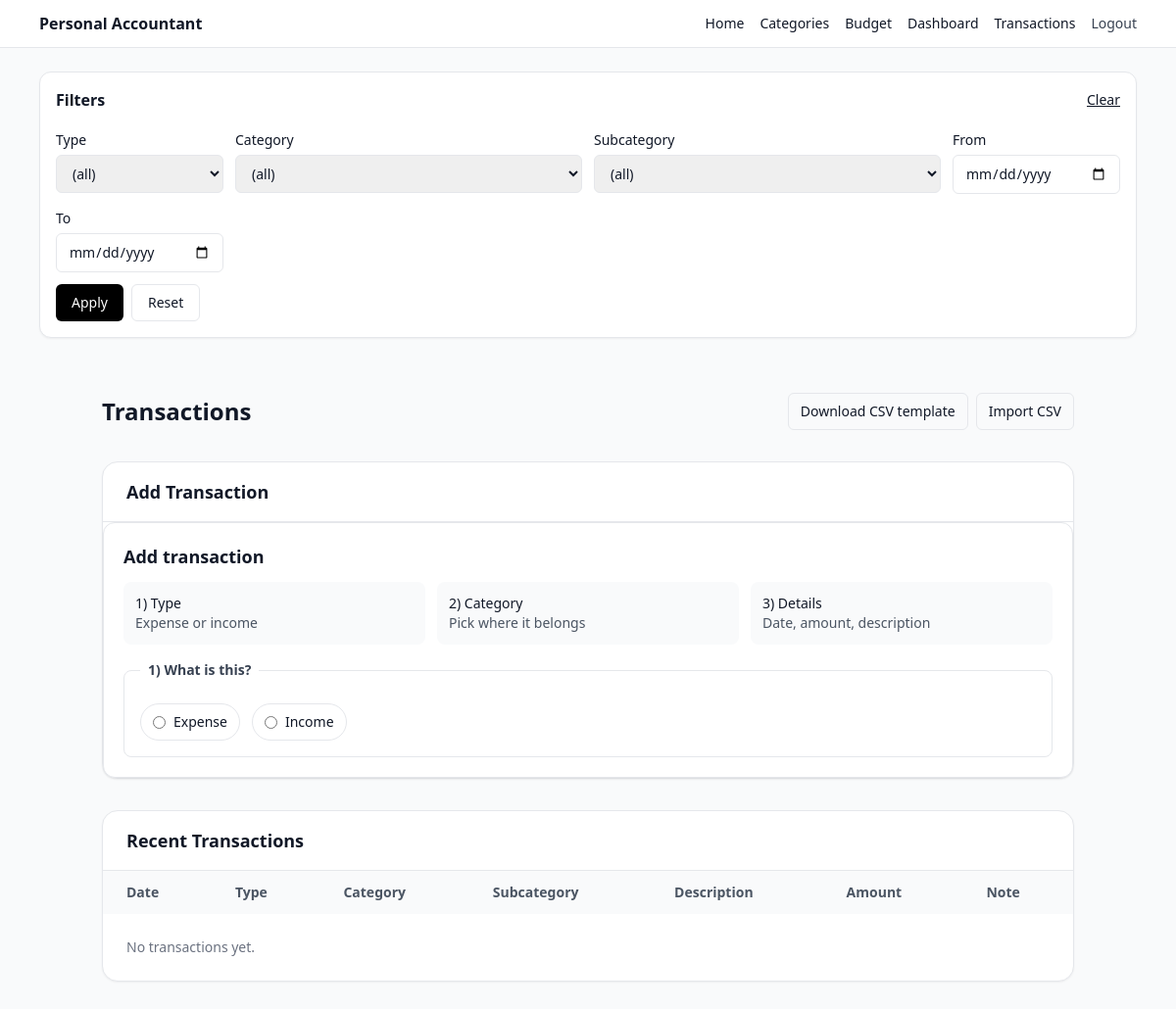
Page /transaction (signed in) on the earlier database version.
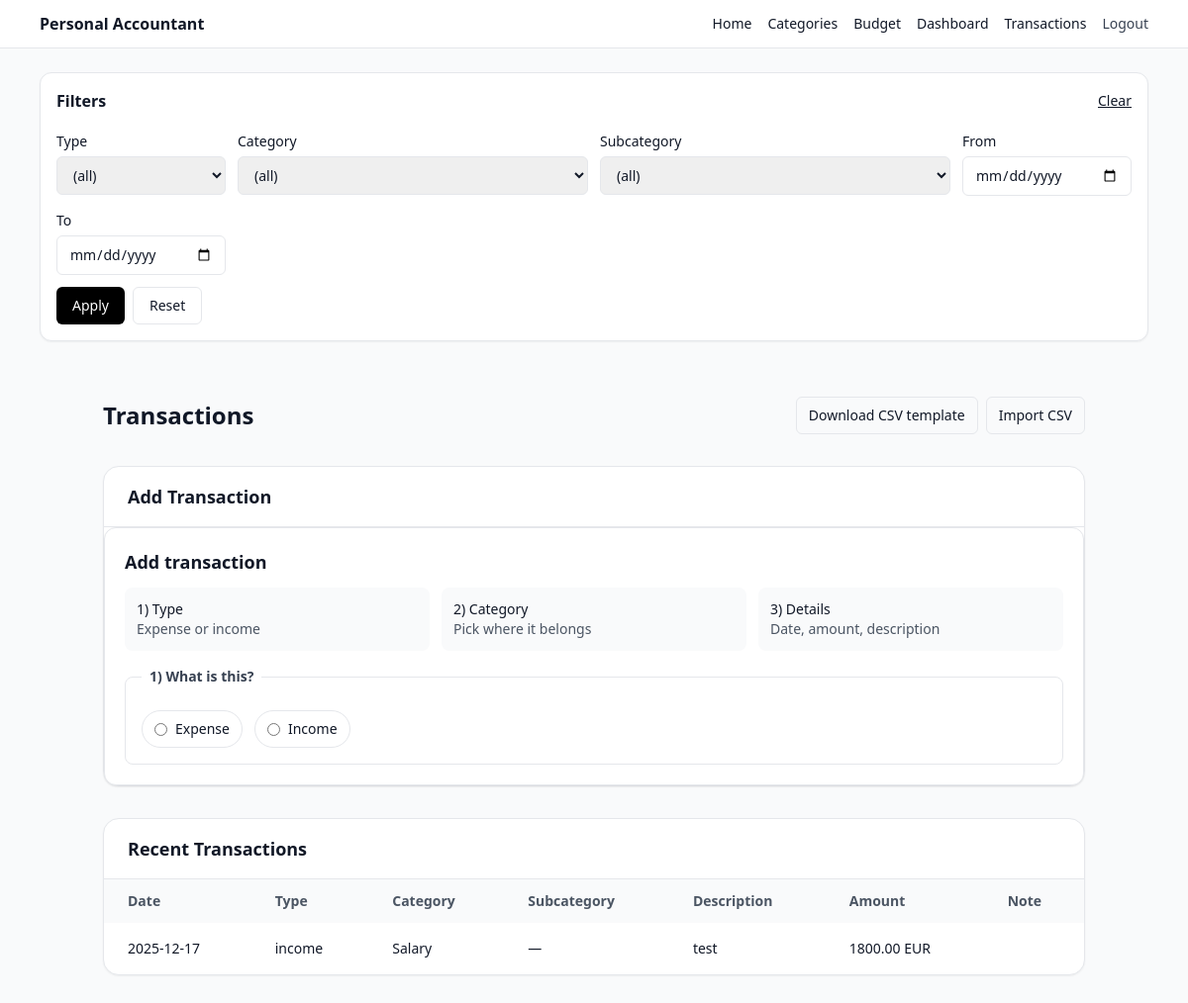
Same page on the later database version.
### app/models.py (models this page shows)
class Transaction(SQLModel, table=True):
    id: Optional[int] = Field(default=None, primary_key=True)
    user_id: int = Field(index=True)
    date: _date = Field(index=True)
    type: BudgetType = Field(index=True)
    category_id: int = Field(index=True)
    subcategory_id: Optional[int] = Field(default=None, index=True)
    description: Optional[str] = None
    amount_cents: int
    currency: str = "EUR"
    note: Optional[str] = None
    created_at: datetime = Field(default_factory=datetime.utcnow, index=True)

class Category(SQLModel, table=True):
    __table_args__ = (
        UniqueConstraint("user_id", "name", name="uq_category_user_name"),
    )
    id: int | None = Field(default=None, primary_key=True)
    user_id: int = Field(foreign_key="user.id", index=True)
    name: str
    icon: str | None = None  # emoji or icon key
    created_at: datetime = Field(default_factory=datetime.utcnow)

### app/routes/transactions.py (the view)
@router.get("/transaction", response_class=HTMLResponse)
def list_transactions(
    request: Request,
    db: Session = Depends(get_session),
    uid: int | None = Depends(current_user_id),
):
    if not uid:
        return RedirectResponse(url="/login", status_code=303)
    qp = request.query_params
    filters = TxFilters(
        tx_type=qp.get("type", "") or "",
        category_id=qp.get("category_id", "") or "",
        subcategory_id=qp.get("subcategory_id", "") or "",
        date_from=qp.get("date_from", "") or "",
        date_to=qp.get("date_to", "") or "",
        currency=qp.get("currency", "") or "",
        q=qp.get("q", "") or "",
    )
    return _render_transactions_page(request, uid, db, filters=filters)

### templates/transactions.html (shortened to what this page needs)
{% extends "_base.html" %}
{% block content %}
  {% include "_transaction_filters.html" %}
  <div class="max-w-5xl mx-auto px-4 py-8 space-y-8">
    <div class="flex items-center justify-between">
      <h1 class="text-2xl font-semibold">Transactions</h1>
      <div class="flex items-center gap-2">
        <a
          href="/transactions/template.csv"
          class="inline-flex items-center rounded-md border px-3 py-2 text-sm hover:bg-gray-50"
        >
          Download CSV template
        </a>
        <a
          href="/transactions/import"
          class="inline-flex items-center rounded-md border px-3 py-2 text-sm hover:bg-gray-50"
        >
          Import CSV
        </a>
      </div>
    </div>
    <div class="rounded-2xl border bg-white shadow-sm">
      <div class="border-b px-6 py-4">
        <h2 class="text-lg font-semibold">Add Transaction</h2>
      </div>
      {% include "_transaction_form_journey.html" %}
    </div>
    <div class="rounded-2xl border bg-white shadow-sm overflow-hidden">
      <div class="border-b px-6 py-4">
        <h2 class="text-lg font-semibold">Recent Transactions</h2>
      </div>
      <div class="overflow-x-auto">
        <table class="min-w-full text-sm">
          <thead class="bg-gray-50 text-gray-600">
            <tr>
              <th class="text-left px-6 py-3">Date</th>
              <th class="text-left px-6 py-3">Type</th>
              <th class="text-left px-6 py-3">Category</th>
              <th class="text-left px-6 py-3">Subcategory</th>
              <th class="text-left px-6 py-3">Description</th>
              <th class="text-left px-6 py-3">Amount</th>
              <th class="text-left px-6 py-3">Note</th>
            </tr>
          </thead>
          <tbody class="divide-y">
            {% for t in transactions %}
              <tr>
                <td class="px-6 py-4 whitespace-nowrap">{{ t.date }}</td>
                <td class="px-6 py-4 whitespace-nowrap">{{ (t.type.value if t.type is not none and t.type.value is defined else t.type) }}</td>
                <td class="px-6 py-4 whitespace-nowrap">
                  {% set cat = categories_by_id.get(t.category_id) %}
                  {% if cat %}
                    {% if cat.icon %}{{ cat.icon }} {% endif %}{{ cat.name }}
                  {% else %}
                    —
                  {% endif %}
                </td>
                <td class="px-6 py-4 whitespace-nowrap">
                  {% if t.subcategory_id %}
                    {% set sub = subcategories_by_id.get(t.subcategory_id) %}
                    {% if sub %}
                      {% if sub.icon %}{{ sub.icon }} {% endif %}{{ sub.name }}
                    {% else %}
                      —
                    {% endif %}
                  {% else %}
                    —
                  {% endif %}
                </td>
                <td class="px-6 py-4">{{ t.description }}</td>
                <td class="px-6 py-4 whitespace-nowrap">
                  {{ cents_to_euros_str(t.amount_cents) }} {{ t.currency }}
                </td>
                <td class="px-6 py-4">{{ t.note or "" }}</td>
              </tr>
            {% endfor %}
            {% if transactions|length == 0 %}
              <tr>
                <td class="px-6 py-6 text-gray-500" colspan="7">No transactions yet.</td>
              </tr>
            {% endif %}
          </tbody>
        </table>
      </div>
    </div>
  </div>
{% endblock %}

Differences in the rows shown:
added Transaction: date "2025-12-17", type "income", description "test", amount_cents "1800.00", currency "EUR"
now on this page (row edited): Category: name "Salary"
Other differences:
text no longer shown: "No transactions yet."
